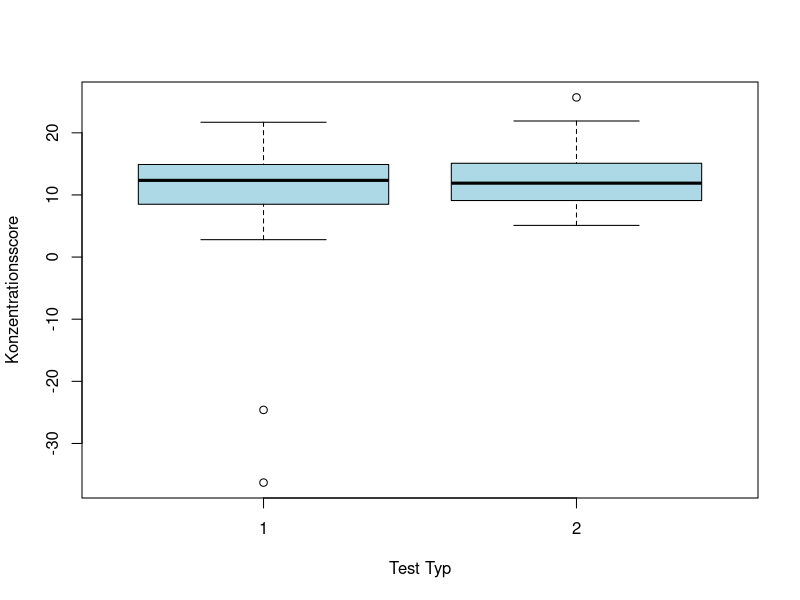
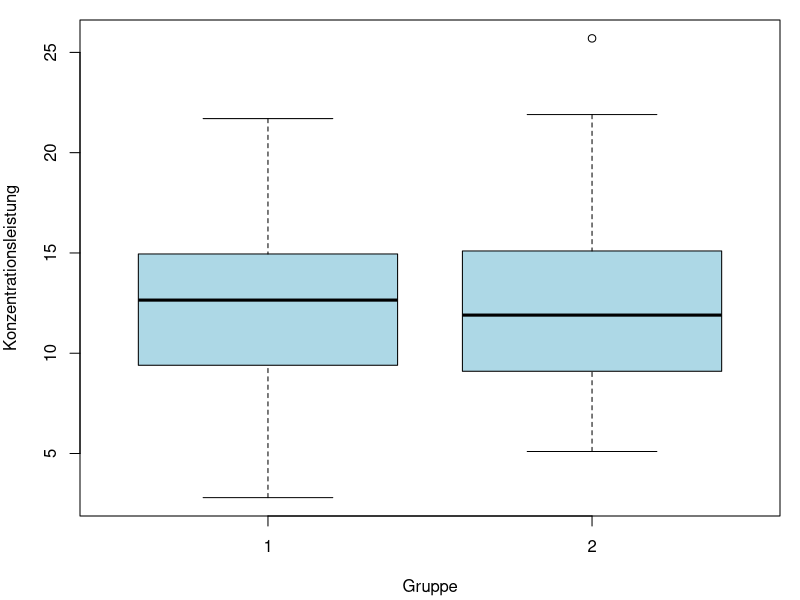
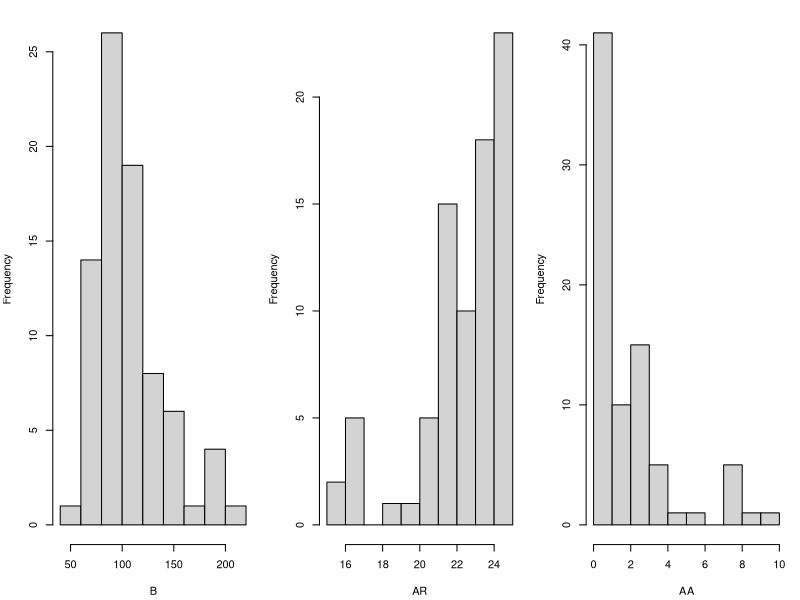
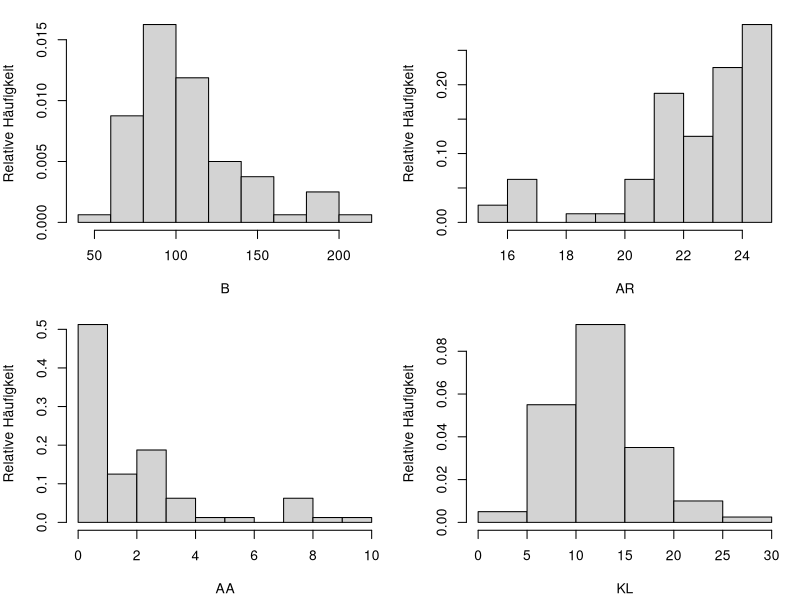
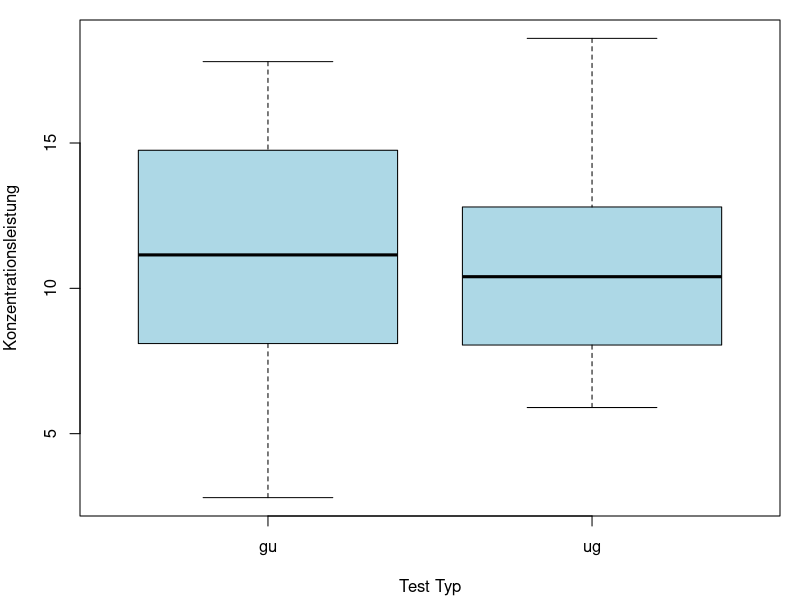
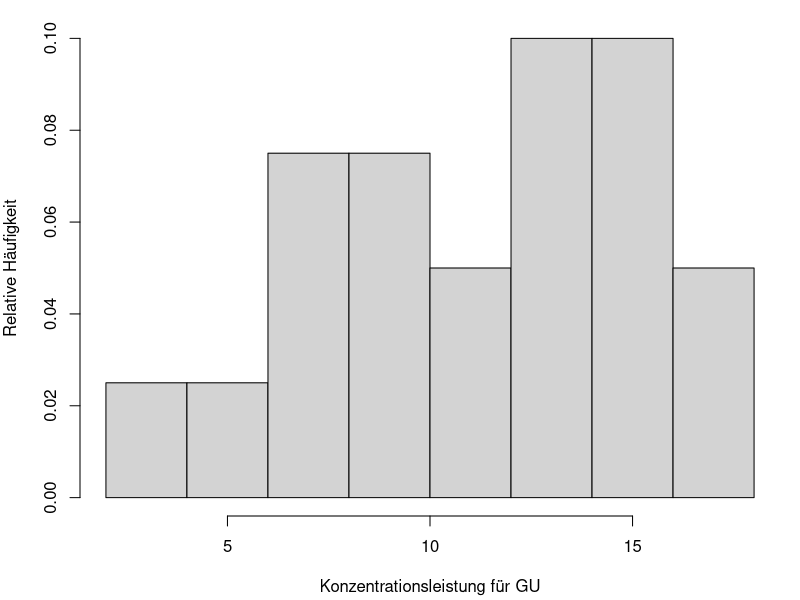
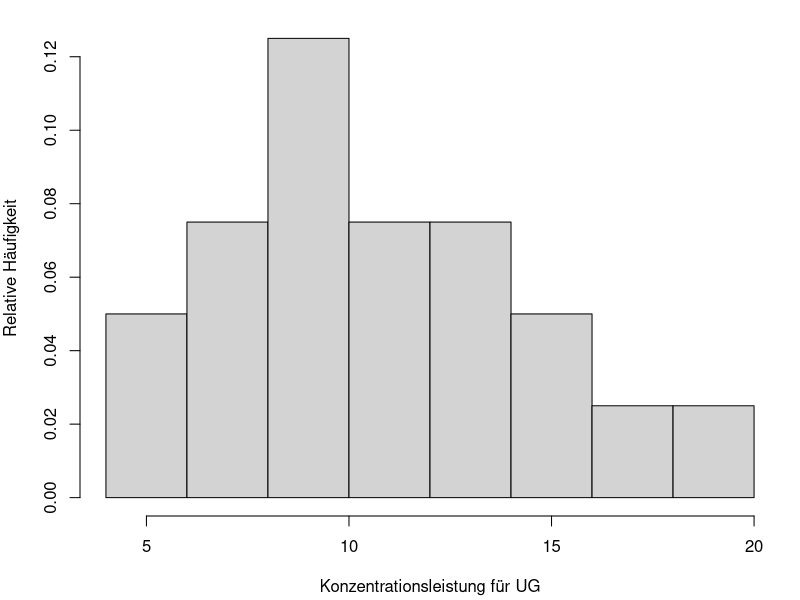
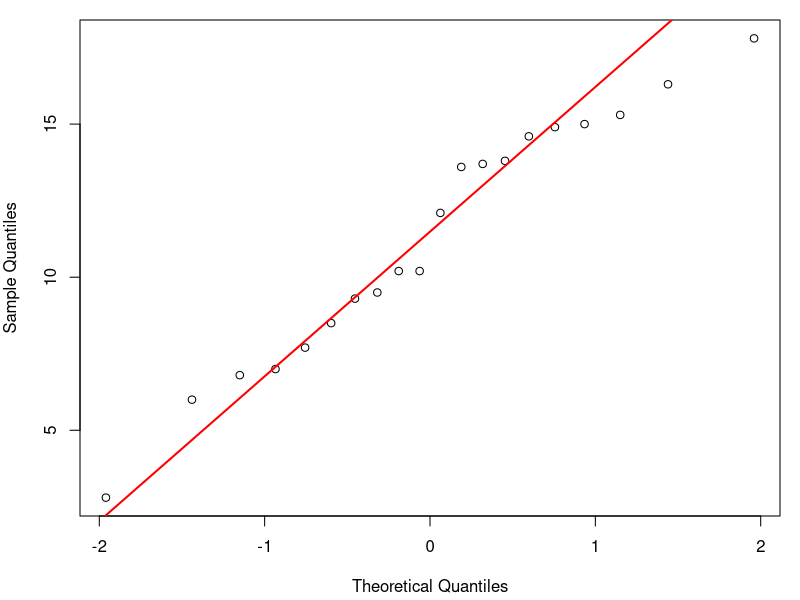

Generate these figures, in order, with R:
library(car)

df <- read.table("Konzentrationsdaten.txt", header=TRUE)
head(df)
dim(df)

# Überprüfung auf NA-Werte
sum(is.na(df)) # 0

boxplot(df$KL ~ df$gruppe, col = "lightblue",
        xlab = "Test Typ", ylab = "Konzentrationsscore")

# Entfernen der Zeile mit Extremwerten:
df <- df[df$id != "14",]

# Betrachtung der Verteilung der Daten
summary(df)
par(mar = c(4.2, 4, 1, 1))

boxplot(df$KL ~ df$gruppe, col = "lightblue", xlab = "Gruppe", 
        ylab = "Konzentrationsleistung")

table(df$AF)

# Entfernen der Zeile mit Extremwerten:
df <- df[df$id != "14",]

attach(df)

# Histogramme von der Bearbeitungszeit, Anzahl richtiger Zeichen, 
# Anzahl ausgelassener (richtiger) Zeichen, Anzahl falscher Zeichen
par(mar = c(4.2, 4, 1, 1), mfrow = c(1, 3)) 
hist(B, main = "") # Bearbeitungszeit
hist(AR, main = "") # Anzahl richtiger Zeichen
hist(AA, main = "") # Anzahl ausgelassener (richtiger) Zeichen
#hist(AF, main = "") # Anzahl falscher Zeichen


par(mar = c(4.2, 4, 1, 1), mfrow = c(2, 2)) 
hist(B, main = "", ylab = "Relative Häufigkeit", probability = TRUE) # Bearbeitungszeit
hist(AR, main = "", ylab = "Relative Häufigkeit", probability = TRUE) # Anzahl richtiger Zeichen
hist(AA, main = "", ylab = "Relative Häufigkeit", probability = TRUE) # Anzahl ausgelassener (richtiger) Zeichen
hist(KL, main = "", ylab = "Relative Häufigkeit", probability = TRUE) # Konzentrationsleistung

par(mfrow = c(1, 1)) 
table(AF)


# Entfernen der Zeile mit Extremwerten:
df <- df[df$id != "14",]

# Umwandlung der Variablen in Faktoren:
gruppe <- as.factor(gruppe) 
id <- as.factor(id)
durchgang <- as.factor(durchgang)
test_typ <- as.factor(test_typ)

detach(df)

table(df$AF)
#  0  1  2 
# 63 16  1

# AUFGABE 1
# Zwei unverbundene Stichproben

df_durchgang1 <- subset(df, durchgang == 1)
durchgang1_gu_kl <- df_durchgang1[df_durchgang1$test_typ == "gu", ]$KL
durchgang1_ug_kl <- df_durchgang1[df_durchgang1$test_typ == "ug", ]$KL

# Vergleich der Konzentrationsleistung zwischen GU- und UG-Test im ersten Durchgang
boxplot(df_durchgang1$KL ~ df_durchgang1$test_typ, col = "lightblue",
        xlab = "Test Typ", ylab = "Konzentrationsleistung")

# Verteilung der Konzentrationsleistung für GU im ersten Durchgang
hist(durchgang1_gu_kl, xlab = "Konzentrationsleistung für GU",
     ylab = "Relative Häufigkeit", probability = TRUE, main = "")

# Verteilung der Konzentrationsleistung für UG im ersten Durchgang
hist(durchgang1_ug_kl, xlab = "Konzentrationsleistung für UG",
     ylab = "Relative Häufigkeit", probability = TRUE, main = "")

# Rechne Kolmogorov-Smirnov-Test auf Normalverteilung
# GU Test:
mu <- mean(durchgang1_gu_kl) # 11.255
sigma2 <- var(durchgang1_gu_kl) # 16.22261
ks.test(durchgang1_gu_kl, y="pnorm", mean=mu, sd=sqrt(sigma2))
# p-value = 0.6115

# UG Test:
mu <- mean(durchgang1_ug_kl) # 10.84
sigma2 <- var(durchgang1_ug_kl) # 13.36147
ks.test(durchgang1_ug_kl, y="pnorm", mean=mu, sd=sqrt(sigma2))
# p-value = 0.8863

# Wir verwerfen die H0 bei beiden Testen nicht, dass die Daten aus einer 
# N(mu, sqrt(sigma2))-Verteilung stammen -> nichts spricht dagegen, 
# dass die Daten normalverteilt sind

# Zusätzlich erstellen wir das QQ-Plot, um visuell die NV-Annahme zu überprüfen:
# QQ-Plot zur Überprüfung der Normalverteilung der Konzentrationsleistung (KL) (GU-Test)
qqnorm(durchgang1_gu_kl, main = "")
qqline(durchgang1_gu_kl, col = "red", lwd = 2)

# QQ-Plot zur Überprüfung der Normalverteilung der Konzentrationsleistung (KL) (UG-Test)
qqnorm(durchgang1_ug_kl, main = "")
qqline(durchgang1_ug_kl, col = "red", lwd = 2)
# Die Q-Q Plots zeigen, dass die Daten für beide Testgruppen (GU und UG) 
# annähernd normalverteilt sind. Die Anzahl an Beobachtungen ist aber niedrig. 

# Zusätzlich: Shapiro-Wilk-Normalitätstest verwirft die H0 auch nicht:
shapiro.test(durchgang1_gu_kl) # p-value = 0.5617
shapiro.test(durchgang1_ug_kl) # p-value = 0.3286

var.test(durchgang1_gu_kl, durchgang1_ug_kl) 
# p-value = 0.6767 => die Varianzen sind nicht signifikant unterschiedlich

# Verwenden wir den t-Test zur Überprüfung der Unterschiede 
# in Konzentrationsscores zwischen GU und UG Test:
t.test(durchgang1_gu_kl, durchgang1_ug_kl)
# oder alternativ: t.test(KL ~ gruppe, data = df_durchgang1)
# p-value = 0.7348 => die Unterschiede sind nicht signifikant!


# AUFGABE 2
# Zwei verbundene Stichproben

# a) Verbesserung des Konzentrationsscores durch Wiederholungseffekt
durchgang1_kl <- df[df$durchgang == "1", ]$KL
durchgang2_kl <- df[df$durchgang == "2", ]$KL

# Verbesserung des Konzentrationsscores durch Wiederholungseffekt
boxplot(durchgang1_kl,
        durchgang2_kl,
        names = c("1. Durchgang", "2. Durchgang"),
        ylab = "KL",
        xlab = "", horizontal = FALSE, col = "lightblue")

par(mfrow = c(1, 2)) 

# Verteilung des Konzentrationsscores im 1. Durchgang
hist(durchgang1_kl, xlab = "KL für 1. Durchgang", 
     ylab = "Relative Häufigkeit", probability = TRUE, main = "")
lines(density(durchgang1_kl), col = "blue", lwd = 2)
abline(v = median(durchgang1_kl), col = "red", lwd = 2, lty = 2)
legend("topright", legend = c("Dichte", "Median"), 
       col = c("blue", "red"), lwd = 2, lty = c(1, 2), bty = "n")

# Verteilung des Konzentrationsscores im 2. Durchgang
hist(durchgang2_kl, xlab = "KL für 2. Durchgang", 
     ylab = "Relative Häufigkeit", probability = TRUE, main = "", breaks = 9)
lines(density(durchgang2_kl), col = "blue", lwd = 2)
abline(v = median(durchgang2_kl), col = "red", lwd = 2, lty = 2)
legend("topright", legend = c("Dichte", "Median"), 
       col = c("blue", "red"), lwd = 2, lty = c(1, 2), bty = "n")
par(mfrow = c(1, 1)) 

differences <- durchgang2_kl - durchgang1_kl

mu <- mean(differences) # 2.7125
sigma2 <- var(differences) # 10.26369

ks.test(differences, y="pnorm", mean=mu, sd=sqrt(sigma2)) 
# p-value = 0.676 => wir können die H0 beibehalten

# Zusätlich:
shapiro.test(differences) # p-value = 0.1214 => H0 wird beibehalten

# QQ-Plot der Differenzen im Konzentrationsscore
qqnorm(differences, main="")
qqline(differences, col = "red", lwd = 2)
# Differenzen sind normalverteilt => wir können t-test verwenden

# t.test(zweiter_durchgang_kl, erster_durchgang_kl, paired = TRUE, alternative = "greater")
t.test(differences, alternative = "greater")
# p-value = 2.033e-06, wir lehnen H0 ab => entscheiden für H1 (2. Durchgang > 1. Durchgang)
# => die Konzentrationsscore verbessert sich durch einen Wiederholungseffekt

# b) Verbesserung der Bearbeitungszeit durch Wiederholungseffekt
durchgang1_zeit <- df[df$durchgang == "1", ]$B
durchgang2_zeit <- df[df$durchgang == "2", ]$B

# Verbesserung des Bearbeitungszeit durch Wiederholungseffekt
boxplot(durchgang1_zeit,
        durchgang2_zeit,
        names = c("1. Durchgang", "2. Durchgang"),
        ylab = "Bearbeitungzeit",
        xlab = "", horizontal = FALSE, col = "lightblue")

par(mfrow = c(1, 2)) 
# Verteilung des Bearbeitungszeit im 1. Durchgang
hist(durchgang1_zeit, xlab = "Bearbeitungszeit für 1. Durchgang", 
     ylab = "Relative Häufigkeit", probability = TRUE, 
     main = "")
lines(density(durchgang1_zeit), col = "blue", lwd = 2)
abline(v = median(durchgang1_zeit), col = "red", lwd = 2, lty = 2)
legend("topright", legend = c("Dichte", "Median"), 
       col = c("blue", "red"), lwd = 2, lty = c(1, 2), bty = "n")

# Verteilung des Bearbeitungszeit im 2. Durchgang
hist(durchgang2_zeit, xlab = "Bearbeitungszeit für 2. Durchgang", 
     ylab = "Relative Häufigkeit", probability = TRUE, 
     main = "")
lines(density(durchgang2_zeit), col = "blue", lwd = 2)
abline(v = median(durchgang2_zeit), col = "red", lwd = 2, lty = 2)
legend("topright", legend = c("Dichte", "Median"), 
       col = c("blue", "red"), lwd = 2, lty = c(1, 2), bty = "n")
par(mfrow = c(1, 1)) 

differences <- durchgang2_zeit - durchgang1_zeit

mu <- mean(differences) # -16.8175
sigma2 <- var(differences) # 635.8917

ks.test(differences, y="pnorm", mean=mu, sd=sqrt(sigma2))
# p-value = 0.4376 => wir lehnen H0 nicht ab

# Zusätlich:
shapiro.test(differences) # p-value = 0.1187=> H0 wird beibehalten

# QQ-Plot der Differenzen im Bearbeitungszeit
qqnorm(differences, main="")
qqline(differences, col = "red", lwd = 2)
# Differenzen sind normalverteilt => wir können t-test verwenden

# t.test(durchgang2_zeit, durchgang1_zeit, paired = TRUE, alternative = "less")
t.test(differences, alternative = "less")
# p-value = 7.098e-05 => wie lehnen H0 ab => die Bearbeitungszeit hat sich verbessert 


# AUFGABE 3
# Ist eine potentielle Verbesserung des Konzentrationsscores durch Wiederholung 
# größer, wenn exakt der gleiche Test wiederholt wird (Gruppe 1) im Vergleich 
# dazu, dass von UG auf GU gewechselt wird (Gruppe 2)?

# Gruppe 1:
gruppe1_durchgang1_kl <- df[df$gruppe == "1" & df$durchgang == "1", ]$KL
gruppe1_durchgang2_kl <- df[df$gruppe == "1" & df$durchgang == "2", ]$KL

differences1 <- gruppe1_durchgang2_kl - gruppe1_durchgang1_kl

mu <- mean(differences1) # 2.31
sigma2 <- var(differences1) # 9.942

ks.test(differences1, y="pnorm", mean=mu, sd=sqrt(sigma2))
# p-value = 0.9548 => wir lehnen H0 nicht ab

# Zusätlich:
shapiro.test(differences1) # p-value = 0.2586 => H0 wird beibehalten

# QQ-Plot der Differenzen in Konzentrationsscores für die 1. Gruppe
qqnorm(differences1, main="")
qqline(differences1, col = "red", lwd = 2)
# Differenzen sind normalverteilt => wir können t-test verwenden

t.test(gruppe1_durchgang2_kl, gruppe1_durchgang1_kl, paired = TRUE, alternative = "greater")
t.test(differences1, alternative = "greater")
# p-value = 0.001986 => die Differenzen sind signifikant, KL verbessert sich

# Gruppe 2:
gruppe2_durchgang1_kl <- df[df$gruppe == "2" & df$durchgang == "1", ]$KL
gruppe2_durchgang2_kl <- df[df$gruppe == "2" & df$durchgang == "2", ]$KL

differences2 <- gruppe2_durchgang2_kl - gruppe2_durchgang1_kl

mu <- mean(differences2) # 3.115
sigma2 <- var(differences2) # 10.7845

ks.test(differences2, y="pnorm", mean=mu, sd=sqrt(sigma2))
# p-value = 0.9467 => wir lehnen H0 nicht ab

# Zusätlich:
shapiro.test(differences2) # p-value = 0.6598 => H0 wird beibehalten

# QQ-Plot der Differenzen in Konzentrationsscores für die 2. Gruppe
qqnorm(differences2, main="")
qqline(differences2, col = "red", lwd = 2)
# Differenzen sind normalverteilt => wir können t-test verwenden

t.test(gruppe2_durchgang2_kl, gruppe2_durchgang1_kl, paired = TRUE, alternative = "greater")
t.test(differences2, alternative = "greater")
# p-value = 0.0002205 => die Differenzen sind signifikant, KL verbessert sich

var.test(differences1, differences2) 
# p-value = 0.8611 => die Varianzen sind nicht signifikant unterschiedlich

t.test(differences1, differences2, alternative = "greater")
# p-value = 0.783
# Ja, die Verbesserung des Konzentrationsscores ist größer, wenn derselbe Test 
# wiederholt wird (Gruppe 1) im Vergleich zum Wechsel von UG zu GU (Gruppe 2)
